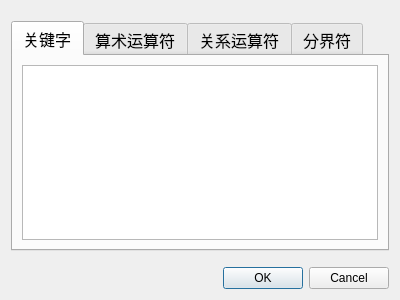
<?xml version="1.0" encoding="UTF-8"?>
<ui version="4.0">
 <class>Dialog</class>
 <widget class="QDialog" name="Dialog">
  <property name="geometry">
   <rect>
    <x>0</x>
    <y>0</y>
    <width>400</width>
    <height>300</height>
   </rect>
  </property>
  <property name="windowTitle">
   <string>Dialog</string>
  </property>
  <layout class="QVBoxLayout" name="verticalLayout">
   <item>
    <spacer name="verticalSpacer">
     <property name="orientation">
      <enum>Qt::Vertical</enum>
     </property>
     <property name="sizeType">
      <enum>QSizePolicy::Fixed</enum>
     </property>
     <property name="sizeHint" stdset="0">
      <size>
       <width>20</width>
       <height>10</height>
      </size>
     </property>
    </spacer>
   </item>
   <item>
    <widget class="QTabWidget" name="tabWidget">
     <property name="font">
      <font>
       <family>楷体</family>
       <pointsize>12</pointsize>
      </font>
     </property>
     <property name="tabPosition">
      <enum>QTabWidget::North</enum>
     </property>
     <property name="tabShape">
      <enum>QTabWidget::Rounded</enum>
     </property>
     <property name="currentIndex">
      <number>0</number>
     </property>
     <property name="iconSize">
      <size>
       <width>32</width>
       <height>32</height>
      </size>
     </property>
     <property name="elideMode">
      <enum>Qt::ElideMiddle</enum>
     </property>
     <property name="documentMode">
      <bool>false</bool>
     </property>
     <property name="tabsClosable">
      <bool>false</bool>
     </property>
     <property name="movable">
      <bool>false</bool>
     </property>
     <property name="tabBarAutoHide">
      <bool>false</bool>
     </property>
     <widget class="QWidget" name="tab1">
      <attribute name="title">
       <string>关键字</string>
      </attribute>
      <layout class="QGridLayout" name="gridLayout_2">
       <item row="0" column="0">
        <widget class="QTextEdit" name="textEdit1">
         <property name="font">
          <font>
           <family>Times New Roman</family>
           <pointsize>12</pointsize>
           <weight>75</weight>
           <bold>true</bold>
          </font>
         </property>
         <property name="html">
          <string>&lt;!DOCTYPE HTML PUBLIC &quot;-//W3C//DTD HTML 4.0//EN&quot; &quot;http://www.w3.org/TR/REC-html40/strict.dtd&quot;&gt;
&lt;html&gt;&lt;head&gt;&lt;meta name=&quot;qrichtext&quot; content=&quot;1&quot; /&gt;&lt;style type=&quot;text/css&quot;&gt;
p, li { white-space: pre-wrap; }
&lt;/style&gt;&lt;/head&gt;&lt;body style=&quot; font-family:'Times New Roman'; font-size:12pt; font-weight:600; font-style:normal;&quot;&gt;
&lt;p style=&quot;-qt-paragraph-type:empty; margin-top:0px; margin-bottom:0px; margin-left:0px; margin-right:0px; -qt-block-indent:0; text-indent:0px; font-weight:400;&quot;&gt;&lt;br /&gt;&lt;/p&gt;&lt;/body&gt;&lt;/html&gt;</string>
         </property>
        </widget>
       </item>
      </layout>
     </widget>
     <widget class="QWidget" name="tab2">
      <attribute name="title">
       <string>算术运算符</string>
      </attribute>
      <layout class="QGridLayout" name="gridLayout">
       <item row="0" column="0">
        <widget class="QTextEdit" name="textEdit2">
         <property name="font">
          <font>
           <family>Times New Roman</family>
           <pointsize>12</pointsize>
           <weight>75</weight>
           <bold>true</bold>
          </font>
         </property>
        </widget>
       </item>
      </layout>
     </widget>
     <widget class="QWidget" name="tab3">
      <attribute name="title">
       <string>关系运算符</string>
      </attribute>
      <layout class="QGridLayout" name="gridLayout_3">
       <item row="0" column="0">
        <widget class="QTextEdit" name="textEdit3">
         <property name="font">
          <font>
           <family>Times New Roman</family>
           <pointsize>12</pointsize>
           <weight>75</weight>
           <bold>true</bold>
          </font>
         </property>
        </widget>
       </item>
      </layout>
     </widget>
     <widget class="QWidget" name="tab4">
      <attribute name="title">
       <string>分界符</string>
      </attribute>
      <layout class="QGridLayout" name="gridLayout_4">
       <item row="0" column="0">
        <widget class="QTextEdit" name="textEdit4">
         <property name="font">
          <font>
           <family>Times New Roman</family>
           <pointsize>12</pointsize>
           <weight>75</weight>
           <bold>true</bold>
          </font>
         </property>
        </widget>
       </item>
      </layout>
     </widget>
    </widget>
   </item>
   <item>
    <spacer name="verticalSpacer_2">
     <property name="orientation">
      <enum>Qt::Vertical</enum>
     </property>
     <property name="sizeType">
      <enum>QSizePolicy::Fixed</enum>
     </property>
     <property name="sizeHint" stdset="0">
      <size>
       <width>20</width>
       <height>10</height>
      </size>
     </property>
    </spacer>
   </item>
   <item>
    <widget class="QDialogButtonBox" name="buttonBox">
     <property name="orientation">
      <enum>Qt::Horizontal</enum>
     </property>
     <property name="standardButtons">
      <set>QDialogButtonBox::Cancel|QDialogButtonBox::Ok</set>
     </property>
    </widget>
   </item>
  </layout>
 </widget>
 <resources/>
 <connections>
  <connection>
   <sender>buttonBox</sender>
   <signal>accepted()</signal>
   <receiver>Dialog</receiver>
   <slot>accept()</slot>
   <hints>
    <hint type="sourcelabel">
     <x>248</x>
     <y>254</y>
    </hint>
    <hint type="destinationlabel">
     <x>157</x>
     <y>274</y>
    </hint>
   </hints>
  </connection>
  <connection>
   <sender>buttonBox</sender>
   <signal>rejected()</signal>
   <receiver>Dialog</receiver>
   <slot>reject()</slot>
   <hints>
    <hint type="sourcelabel">
     <x>316</x>
     <y>260</y>
    </hint>
    <hint type="destinationlabel">
     <x>286</x>
     <y>274</y>
    </hint>
   </hints>
  </connection>
 </connections>
</ui>
